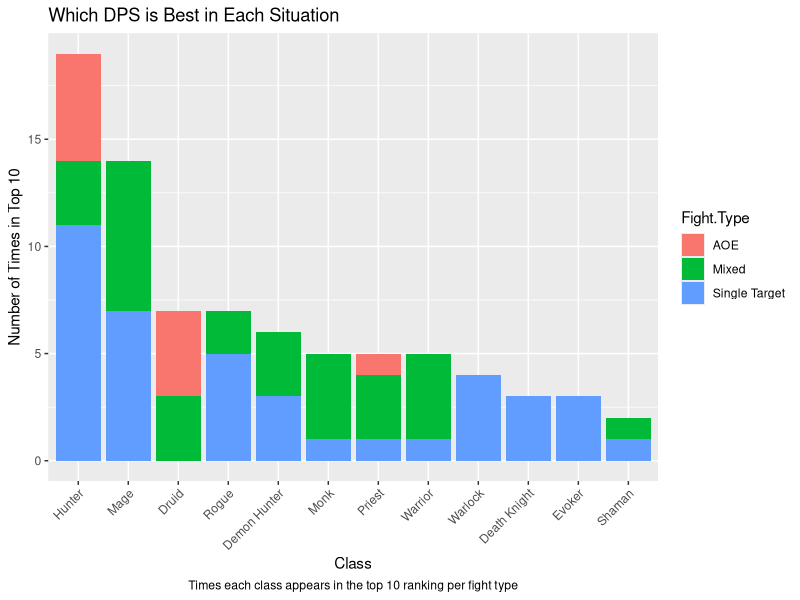
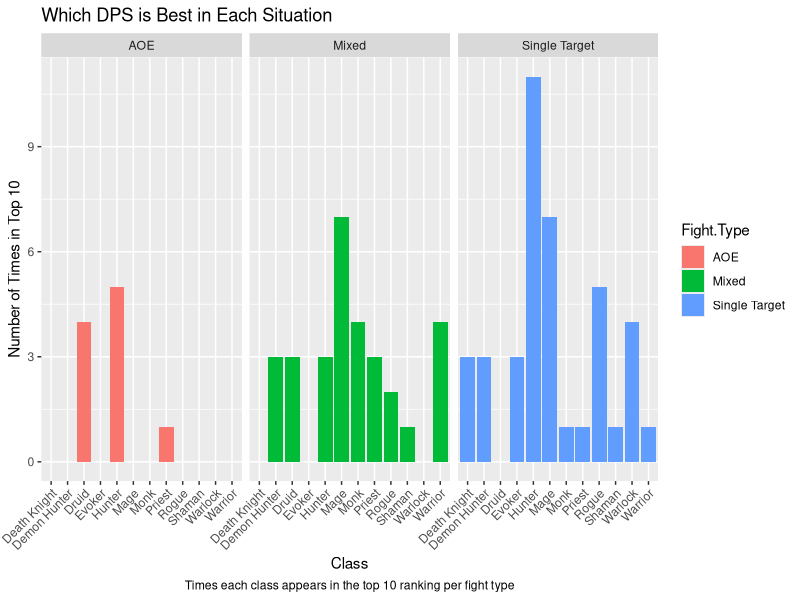
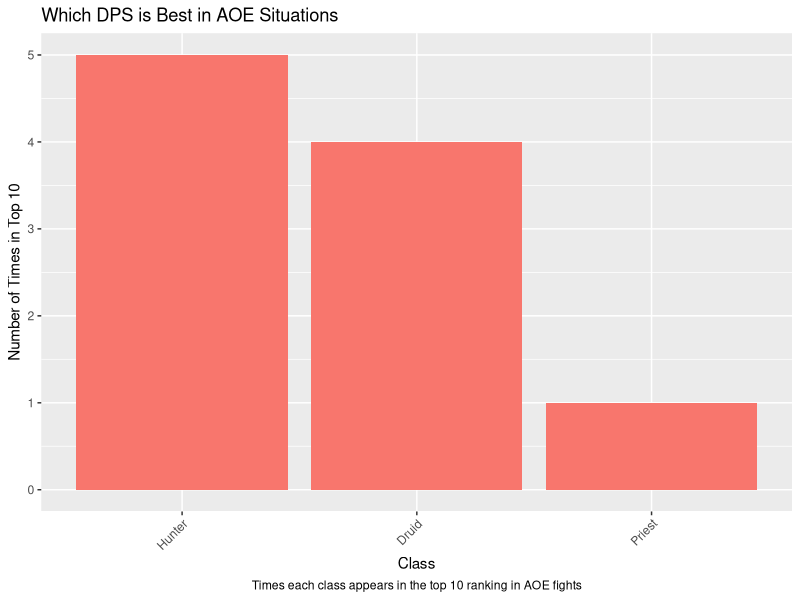
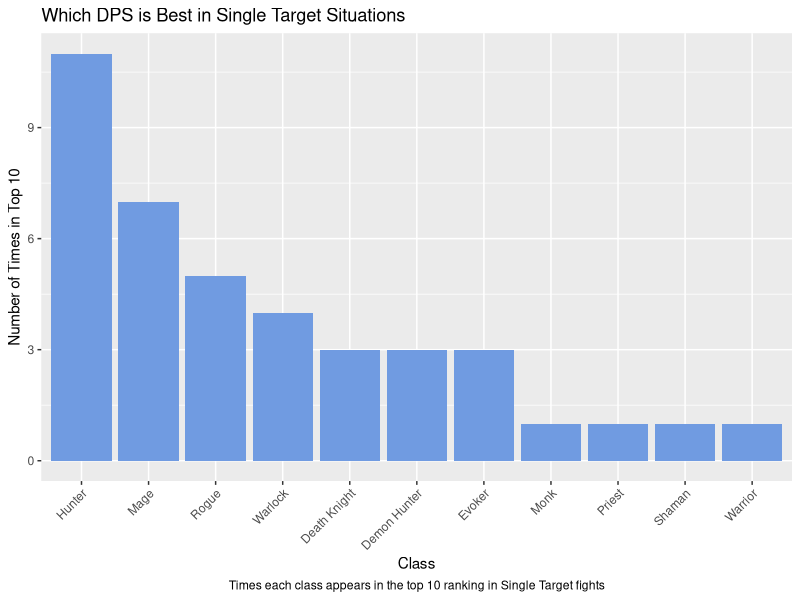
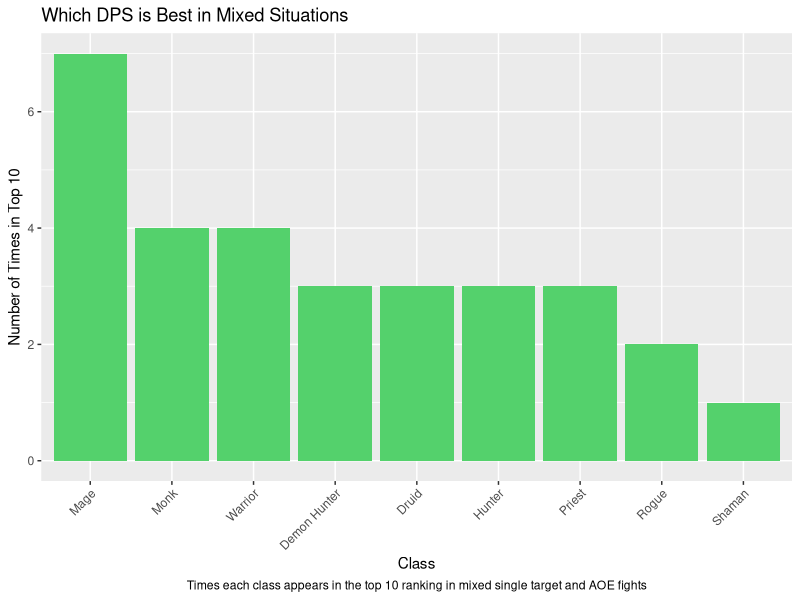
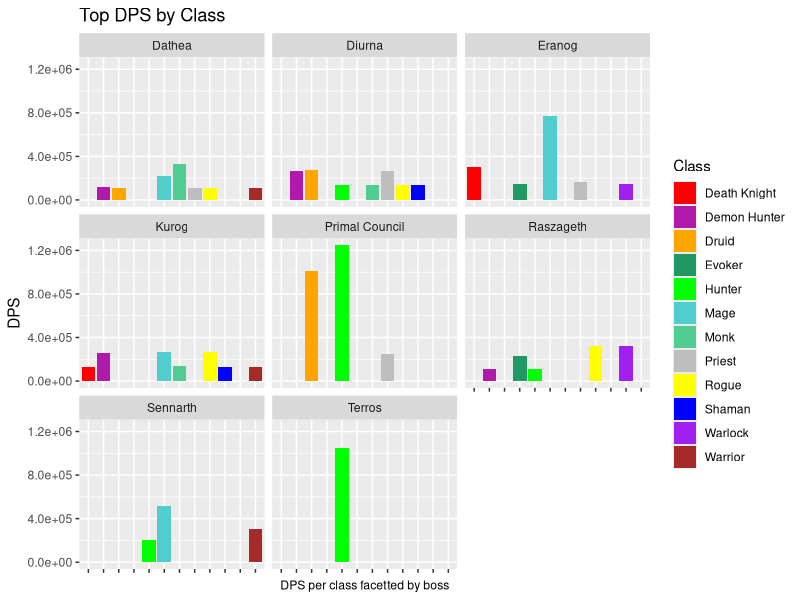

Write the R code that produced these figures, in order.
## ---- chunk 1
suppressPackageStartupMessages(library(tidyverse))
suppressPackageStartupMessages(library(scales))
library(tidyverse)
library(dplyr)
library(ggplot2)
library(readxl)
library(scales)
DPSsheet<-read.csv("DataVizMidterm - Sheet1.csv")
## ---- chunk 2
ggplot(DPSsheet, aes(x = reorder(Class, -Appearance, FUN = sum), y=Appearance, fill = Fight.Type)) +
  geom_col()+
  labs(title = "Which DPS is Best in Each Situation", caption = "Times each class appears in the top 10 ranking per fight type", y="Number of Times in Top 10", x ="Class") +
  theme(plot.caption = element_text(hjust = .5)) +
  theme(axis.text.x = element_text(angle = 45, hjust = 1))
## ---- chunk 3
ggplot(DPSsheet, aes(x=Class, y=Appearance, fill = Fight.Type)) +
  geom_col()+
  labs(title = "Which DPS is Best in Each Situation", caption = "Times each class appears in the top 10 ranking per fight type", y="Number of Times in Top 10") +
  theme(plot.caption = element_text(hjust = .5)) +
  theme(axis.text.x = element_text(angle = 45, hjust = 1))+
  facet_wrap(~Fight.Type)
## ---- chunk 4
DPSsheet_AOE <- subset(DPSsheet, Fight.Type == "AOE")
ggplot(DPSsheet_AOE, aes(x = reorder(Class, -Appearance, FUN = sum), y = Appearance, fill = Fight.Type)) +
  geom_col() +
  labs(title = "Which DPS is Best in AOE Situations",
       caption = "Times each class appears in the top 10 ranking in AOE fights",
       y = "Number of Times in Top 10", x="Class") +
  theme(plot.caption = element_text(hjust = .5)) +
  theme(legend.position = "none")+
  theme(axis.text.x = element_text(angle = 45, hjust = 1))
## ---- chunk 5
DPSsheet_AOE <- subset(DPSsheet, Fight.Type == "Single Target")

ggplot(DPSsheet_AOE, aes(x = reorder(Class, -Appearance, FUN = sum), y = Appearance, fill = Fight.Type)) +
  geom_col(fill = "#709BE1") +
  labs(title = "Which DPS is Best in Single Target Situations",
       caption = "Times each class appears in the top 10 ranking in Single Target fights",
       y = "Number of Times in Top 10", x = "Class") +
  theme(plot.caption = element_text(hjust = .5)) +
  theme(legend.position = "none")+
  theme(axis.text.x = element_text(angle = 45, hjust = 1))

## ---- chunk 6
DPSsheet_AOE <- subset(DPSsheet, Fight.Type == "Mixed")

ggplot(DPSsheet_AOE, aes(x = reorder(Class, -Appearance, FUN = sum), y = Appearance, fill = Fight.Type)) +
  geom_col(fill = "#54D16C") +
  labs(title = "Which DPS is Best in Mixed Situations",
       caption = "Times each class appears in the top 10 ranking in mixed single target and AOE fights",
       y = "Number of Times in Top 10", x = "Class") +
  theme(plot.caption = element_text(hjust = .5)) +
  theme(legend.position = "none")+
  theme(axis.text.x = element_text(angle = 45, hjust = 1))
## ---- chunk 7
ggplot(DPSsheet, aes(x = Class, y=DPS, fill =Class))+
  geom_col(position = "stack")+
  labs(title = "Top DPS by Class", caption = "DPS per class facetted by boss") +
  theme(axis.text.x = element_text(angle = 45, hjust = 1),
        axis.text.x.bottom = element_blank())+ 
  theme(plot.caption = element_text(hjust = .5))+
  scale_y_continuous(labels = scientific_format())+
  facet_wrap(~Boss)+
  theme(axis.title.x = element_blank())+
  scale_fill_manual(values = c("red", "#B01AAB", "orange", "#219864", "green", "#51CDCD", "#51CD92", "grey", "yellow", "blue", "purple", "brown"), drop = FALSE)

